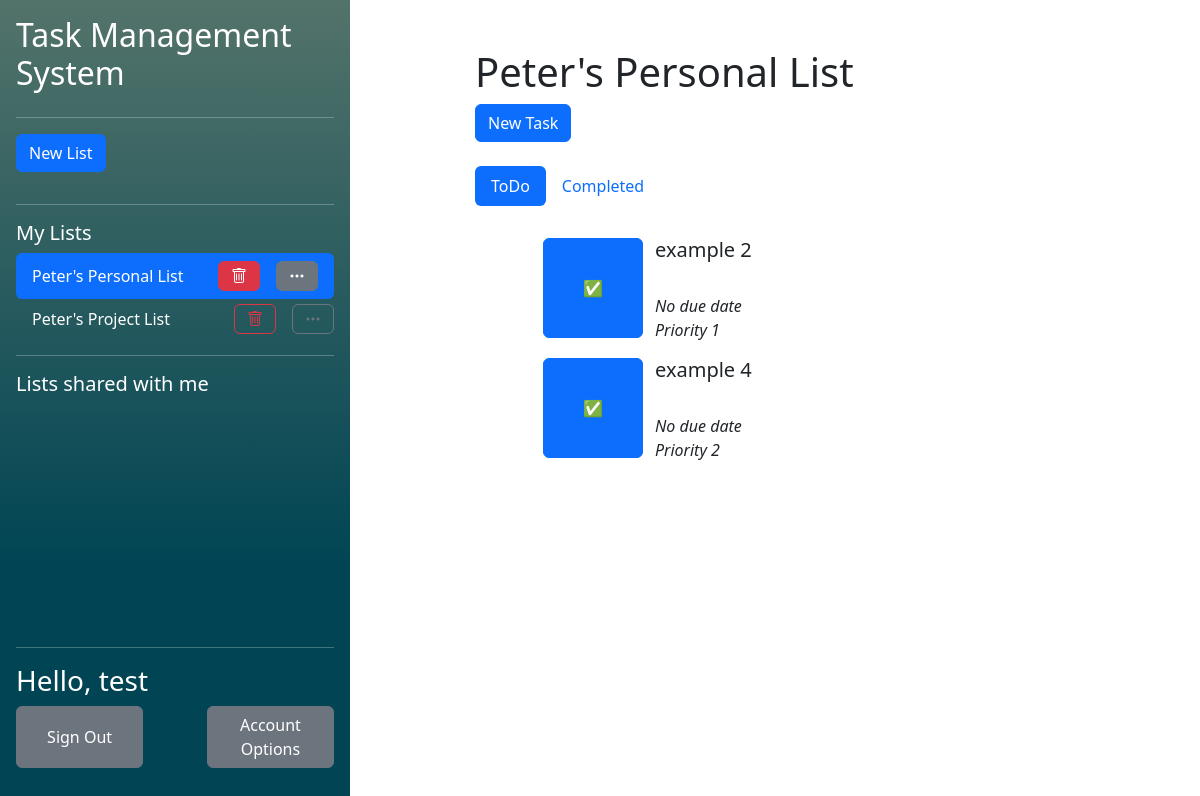
Page /php/index.php?listid=1 (signed in) on the earlier database version.
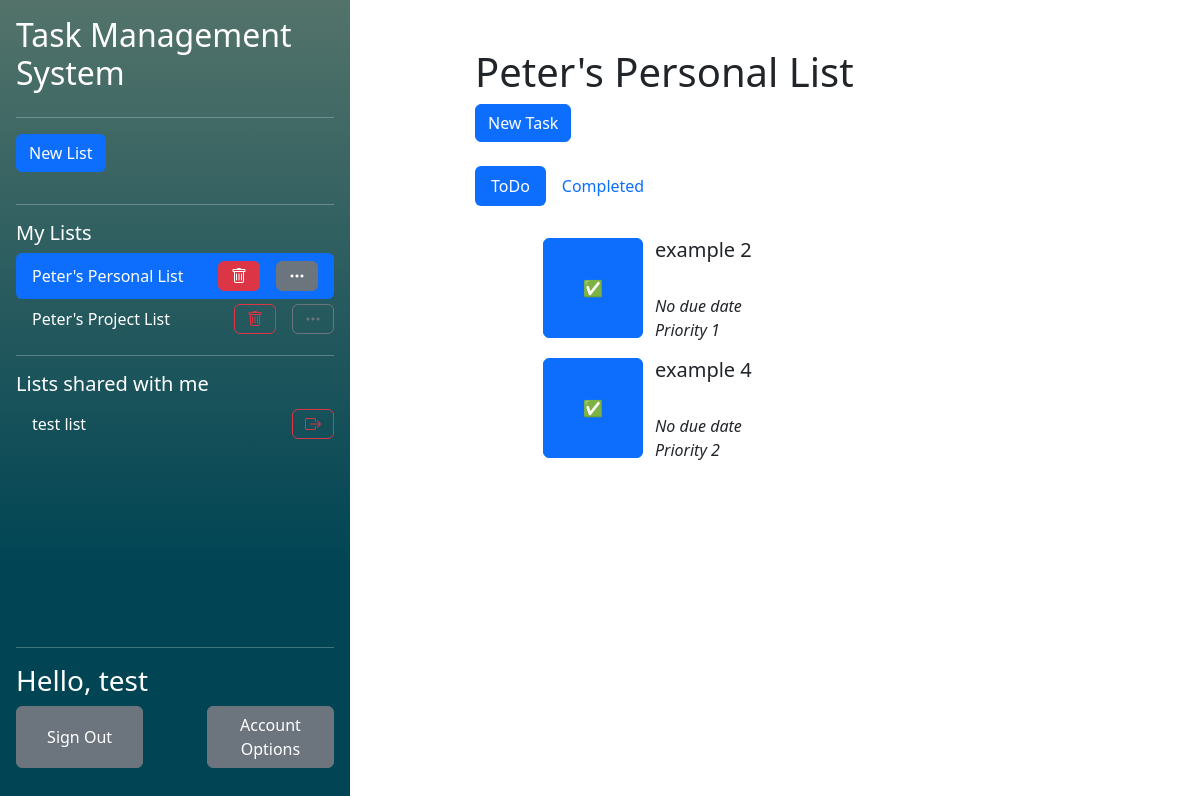
Same page on the later database version.
### tables this page shows
CREATE TABLE "UserLists" (
	"user_id"	TEXT,
	"list_id"	TEXT,
	"collaborator"	INTEGER,
	"observer"	INTEGER,
	PRIMARY KEY("user_id","list_id"),
	FOREIGN KEY("user_id") REFERENCES "Users"("user_id") ON DELETE CASCADE ON UPDATE CASCADE,
	FOREIGN KEY("list_id") REFERENCES "Lists"("list_id") ON DELETE CASCADE ON UPDATE CASCADE
);

CREATE TABLE "Lists"
(
    list_id        INTEGER not null
        primary key autoincrement,
    list_name      TEXT    not null,
    list_completed REAL    not null
);

CREATE TABLE "Tasks" (
	"task_id"	INTEGER NOT NULL,
	"task_name"	TEXT NOT NULL,
	"task_completed"	INTEGER NOT NULL,
	"list_id"	INTEGER NOT NULL,
	"order_in_list"	INTEGER NOT NULL,
	"assigned_collaborator_id"	INTEGER,
	"task_due_date"	INTEGER,
	"task_priority"	INTEGER,
	FOREIGN KEY("assigned_collaborator_id") REFERENCES "Users"("user_id"),
	FOREIGN KEY("list_id") REFERENCES "Lists"("list_id") ON DELETE CASCADE,
	PRIMARY KEY("task_id" AUTOINCREMENT)
);

### php/functions/DatabaseFunctions.php (called while the page is built, shortened)
<?php
function getUIDFromCreds(){
    $db = new SQLite3("../db/database.db");
    $SQL = "SELECT user_id FROM Users WHERE password_hash = :creds";
    $stmt = $db->prepare($SQL);
    $stmt->bindValue(":creds", $_SESSION['credentials'], SQLITE3_TEXT);
    $result = $stmt->execute();
    while($row = $result->fetchArray()){
        $resultArray [] = $row;
    }
    return $resultArray[0]['user_id'];
}
function getOwnedListsForCurrentUser(){
    $uid = getUIDFromCreds();
    $db = new SQLite3("../db/database.db");
    $SQL = "SELECT list_id FROM  UserLists WHERE user_id = :uid AND collaborator = 0 AND observer = 0";
    $stmt = $db->prepare($SQL);
    $stmt->bindValue(":uid", $uid, SQLITE3_TEXT);
    $result = $stmt->execute();
    while($row = $result->fetchArray()){
        $resultArray [] = $row;
    }
    return $resultArray;
}
function getCollabListsForCurrentUser(){
    $uid = getUIDFromCreds();
    $db = new SQLite3("../db/database.db");
    $SQL = "SELECT list_id FROM  UserLists WHERE user_id = :uid AND collaborator = 1 AND observer = 0";
    $stmt = $db->prepare($SQL);
    $stmt->bindValue(":uid", $uid, SQLITE3_TEXT);
    $result = $stmt->execute();
    while($row = $result->fetchArray()){
        $resultArray [] = $row;
    }
    if (!isset($resultArray)){
        return false;
    }
    return $resultArray;
}
function getListNameFromID($listID){
    $db = new SQLite3("../db/database.db");
    $SQL = "SELECT list_name FROM Lists WHERE list_id = :lid";
    $stmt = $db->prepare($SQL);
    $stmt->bindValue(":lid", $listID, SQLITE3_TEXT);
    $result = $stmt->execute();
    while($row = $result->fetchArray()){
        $resultArray [] = $row;
    }
    return $resultArray;
}
?>

### php/functions/TaskFunctions.php (called while the page is built, shortened)
<?php
function checkUserListAccess($listID, $userID)
{
    $db = new SQLite3("../db/database.db");
    $SQL = "SELECT list_id FROM  UserLists WHERE user_id = :uid AND list_id = :lid";
    $stmt = $db->prepare($SQL);
    $stmt->bindValue(":lid", $listID, SQLITE3_INTEGER);
    $stmt->bindValue(":uid", $userID, SQLITE3_INTEGER);
    $result = $stmt->execute();
    while($row = $result->fetchArray()){
        $resultArray [] = $row;
    }
    if ($listID == $resultArray[0]["list_id"]){
        return true;
    }
}
function getUncompletedTasksFromList($listID){
    $userID = getUIDFromCreds();
    if(!checkUserListAccess($listID, $userID)){
        return false;
    }
    $db = new SQLite3("../db/database.db");
    $SQL = "SELECT * FROM Tasks WHERE list_id = :lid AND task_completed = 0 ORDER BY order_in_list ";
    $stmt = $db->prepare($SQL);
    $stmt->bindValue(":lid", $listID, SQLITE3_INTEGER);
    $result = $stmt->execute();
    while($row = $result->fetchArray()){
        $resultArray [] = $row;
    }
    return $resultArray;
}
?>

### php/components/TaskList.php (the view, shortened to what the changed rows need)
<h1>
    <?php echo getListNameFromID($_GET['listid'])[0]['list_name']?>
</h1>
<br/><br/>
<div class="tab-content" id="pills-tabContent">
    <div class="tab-pane fade show active" id="pills-todo" role="tabpanel" aria-labelledby="pills-todo-tab" tabindex="0">
        <div class="p-3">
            <ol>
                <?php
                foreach (getUncompletedTasksFromList($_GET['listid']) as $item):?>
                    <ul>
                        <form class="" action="<?php echo htmlspecialchars($_SERVER["PHP_SELF"])."?taskid=".$item['task_id']."&type=complete&listid=".$_GET['listid'];?>" method="post">
                            <div class="row">
                                <button class='btn btn-primary col' style="flex: none; width: 10%; min-width: 100px; height: 10%; min-height: 100px;" type='submit' name=<?php echo $item['task_id']?>>✅</button>
                                <div class="col">
                                    <h5><?php echo $item['task_name']?></h5>
                                    <br/>
                                    <i><?php if(isset($item['task_due_date'])){
                                            echo "Due ".$item['task_due_date'];
                                        } else {
                                            echo 'No due date';
                                        }?></i> <br/>
                                    <i><?php if(($item['task_priority']) != 0){
                                            echo 'Priority '.$item['task_priority'];
                                        } else {
                                            echo 'No priority';
                                        }?></i>
                                </div>
                            </div>
                        </form>
                    </ul>
                <?php endforeach; ?>
            </ol>
        </div>
    </div>
</div>

### php/components/ListList.php (shortened to what the changed rows need)
<ul class="nav nav-pills flex-column mb-auto overflow-y-auto">
    <?php
        foreach (getOwnedListsForCurrentUser() as $listID):
            if($listID[0] == $_GET['listid']):?>
                <li class="hstack gap-3 nav-link active text-white">
                    <div class="">
                        <?php echo getListNameFromID($listID[0])[0][0]?>
                    </div>
                    <button class="btn btn-danger ms-auto" onclick="location.href='listAction.php?action=delete&listid=<?php echo $_GET["listid"]?>'"><i class="bi bi-trash"></i></button>
                    <button class="btn btn-secondary"  onclick="location.href='modifyList.php?listid=<?php echo $_GET["listid"]?>'"><i class="bi bi-three-dots"></i></button>
                </li>
            <?php else:?>
                <li class="hstack gap-3">
                    <div class="nav-link text-white">
                        <a class="navbarList" href="<?php echo "index.php?listid=$listID[0]"?>">
                            <?php echo getListNameFromID($listID[0])[0][0]?>
                        </a>
                    </div>
                    <button class="btn btn-outline-danger ms-auto" onclick="location.href='listAction.php?action=delete&listid=<?php echo $_GET["listid"]?>'"><i class="bi bi-trash"></i></button>
                    <button class="btn btn-outline-secondary" onclick="location.href='modifyList.php?listid=<?php echo $_GET["listid"]?>'"><i class="bi bi-three-dots"></i></button>
                </li>
            <?php endif;?>
    <?php endforeach;?>
    <?php
    foreach (getCollabListsForCurrentUser() as $listID):
        if($listID[0] == $_GET['listid']):?>
            <li class="hstack gap-3 nav-link active text-white">
                <div class="">
                    <?php echo getListNameFromID($listID[0])[0][0]?>
                </div>
                <button class="btn btn-danger ms-auto" onclick="location.href='listAction.php?action=leave&listid=<?php echo $_GET["listid"]?>'"><i class="bi bi-box-arrow-right"></i></button>
            </li>
        <?php else:?>
            <li class="hstack gap-3">
                <div class="nav-link text-white">
                    <a class="navbarList" href="<?php echo "index.php?listid=$listID[0]"?>">
                        <?php echo getListNameFromID($listID[0])[0][0]?>
                    </a>
                </div>
                <button class="btn btn-outline-danger ms-auto" onclick="location.href='listAction.php?action=leave&listid=<?php echo $_GET["listid"]?>'"><i class="bi bi-box-arrow-right"></i></button>
            </li>
        <?php endif;?>
    <?php endforeach;?>
</ul>

Differences in the rows shown:
added userlists: list.list_name "test list", shown under "Lists shared with me"
